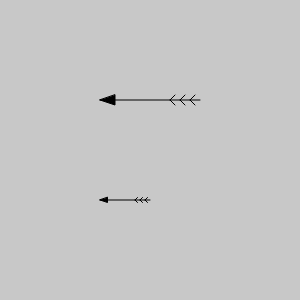
Frame 1 (no input)
Frame 60 (no input): identical to frame 1, image omitted
Frame 120 (the mouse pressed at the canvas centre since frame 60): identical to frame 1, image omitted

The p5.js sketch that drew this single still picture (run headless with seeded random() and noise() and a simulated clock; from frame 60 on, the mouse is pressed at the canvas centre):

// p5.js sketch
// ── sketch.js
function setup() {
  createCanvas(300, 300);

}

function draw() {
  background(200);
  drawArrow(100, 100, 100);
  drawArrow(100, 200, 50);
}

function drawArrow(x, y, size) {
  fill(0);
  line(x, y, x+size, y);
  var tSize = size * 0.15;
  triangle(x, y, x+tSize, y+tSize/3, x+tSize, y-tSize/3);
  // feathers
  var fPos = size * 0.7;
  var fSize = size * 0.05;
  line (x+fPos, y, x+fPos+fSize, y+fSize);
  line (x+fPos, y, x+fPos+fSize, y-fSize);
  fPos = size * 0.8;
  line (x+fPos, y, x+fPos+fSize, y+fSize);
  line (x+fPos, y, x+fPos+fSize, y-fSize);
  fPos = size * 0.9;
  line (x+fPos, y, x+fPos+fSize, y+fSize);
  line (x+fPos, y, x+fPos+fSize, y-fSize);
}
